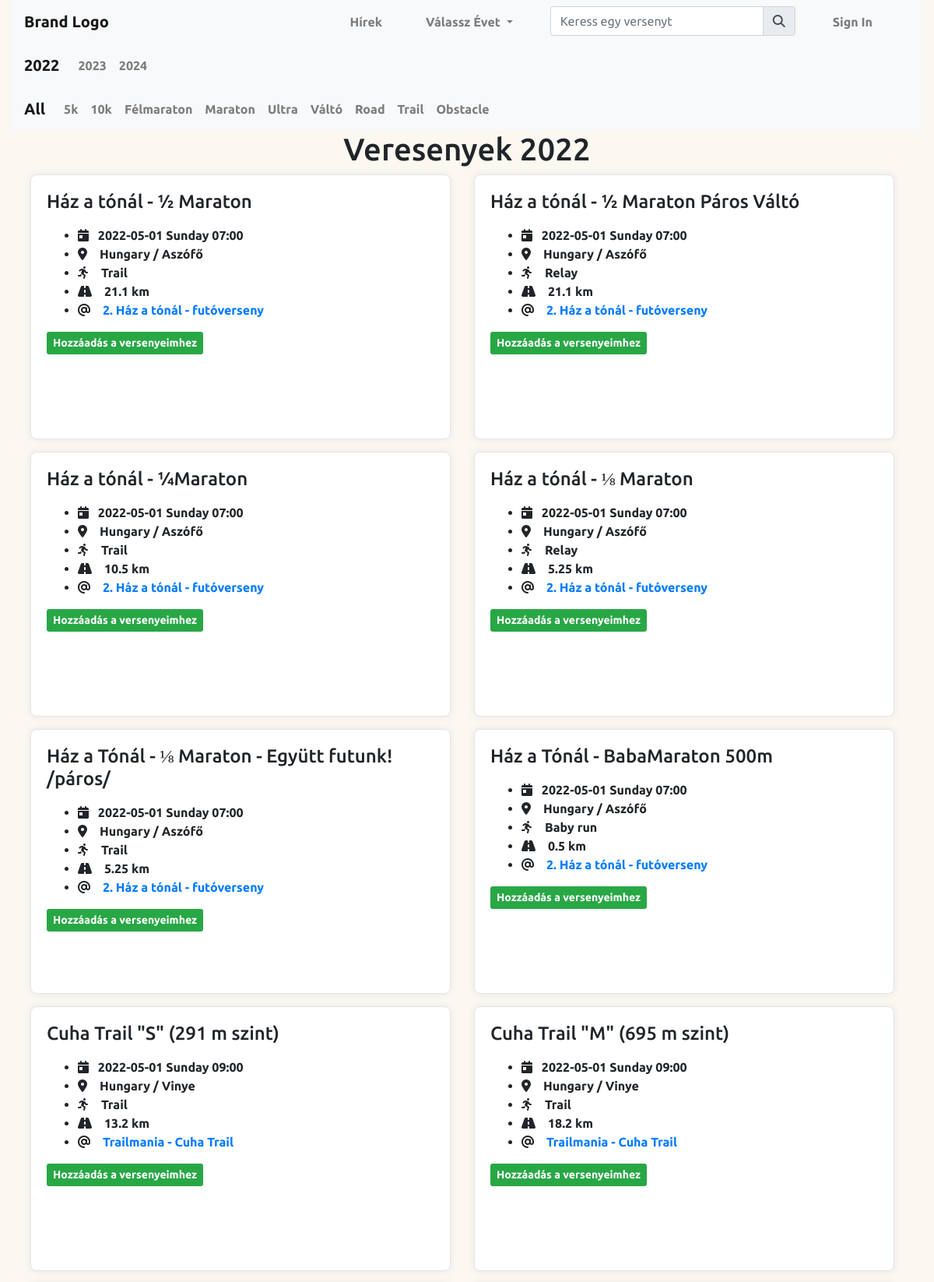
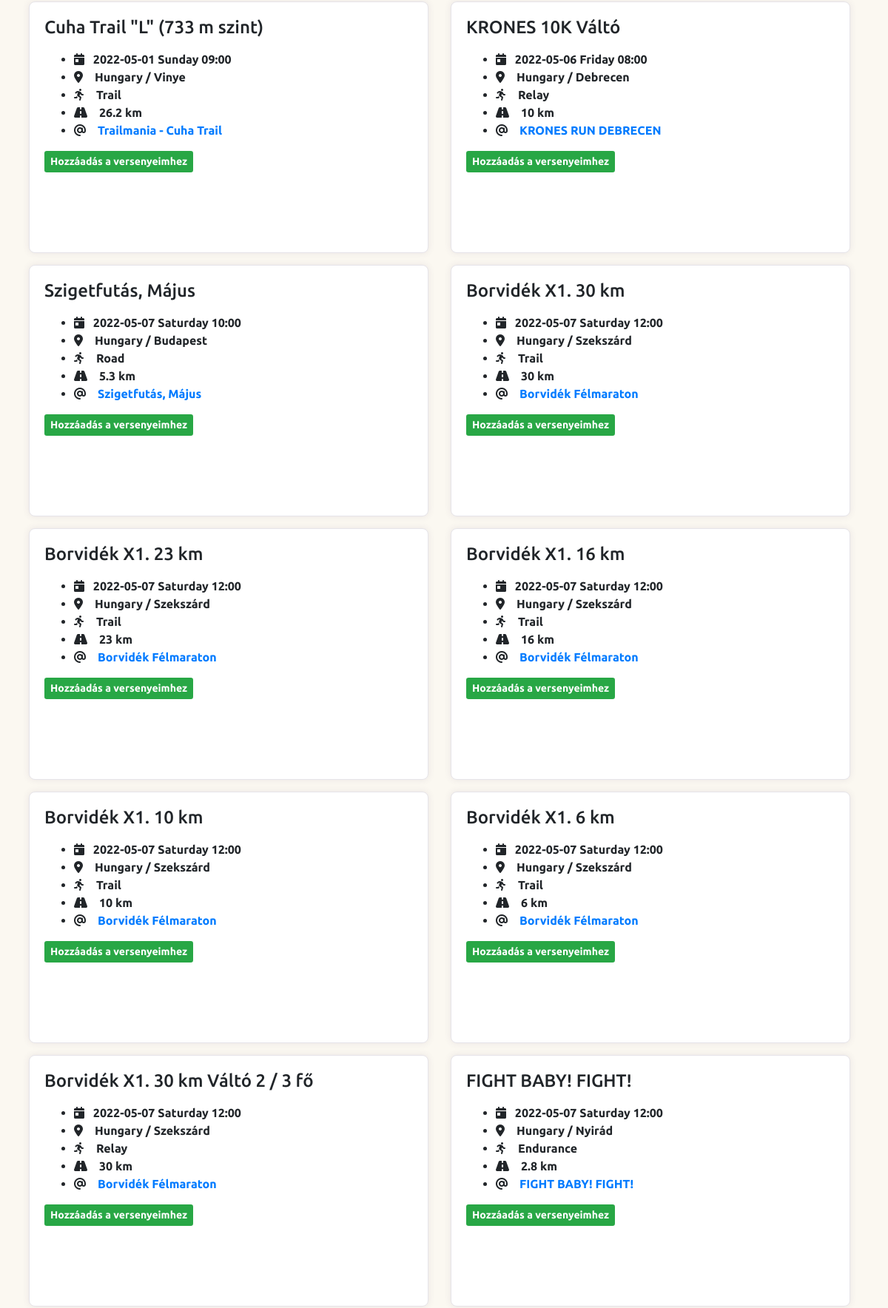
The app's page /races (upper part) with its own data (2 pictures, top to bottom).
### sportscalendar/models.py (models this page shows)
class Race(db.Model):
    id = db.Column(db.Integer, primary_key=True)
    name = db.Column(db.String(150), nullable=False)
    start_date = db.Column(db.DateTime, nullable=False)
    distance = db.Column(db.Float, nullable=False)
    type = db.Column(db.String(50), nullable=False)
    cutoff = db.Column(db.String(50), nullable=True)
    map_url = db.Column(db.String(1500), nullable=True)
    event_id = db.Column(db.Integer, db.ForeignKey('event.id'), nullable=False)

class Event(db.Model):
    id = db.Column(db.Integer, primary_key=True)
    name = db.Column(db.String(150), unique=True, nullable=False)
    event_description = db.Column(db.String(5000), nullable=False)
    city = db.Column(db.String(100), nullable=False)
    country = db.Column(db.String(100), nullable=False)
    start_date = db.Column(db.Date, nullable=False)
    end_date = db.Column(db.Date, nullable=False)
    organizer = db.Column(db.String(120), nullable=False)
    organizer_url = db.Column(db.String(1500), nullable=True)
    gps = db.Column(db.String(5000), nullable=True)
    event_url = db.Column(db.String(1500), nullable=False)
    event_pic_url = db.Column(db.String(1500), nullable=False)
    event_face_url = db.Column(db.String(1500), nullable=True)
    medal_url = db.Column(db.String(1500), nullable=True)
    race_types = db.Column(db.String(500), nullable=True)
    banner_url = db.Column(db.String(5000))
    races = db.relationship("Race", backref="event", lazy=True)

### sportscalendar/routes.py (the view)
@app.route("/races", defaults={'year': datetime.now().strftime("%Y")})
@app.route("/races/<year>", methods=["GET", "POST"])
def races(year):
    if request.args.get('distance') != None:
        dist = int(request.args.get('distance'))
    else:
        dist=0
    typ = request.args.get('type')
    print(dist)
    print(typ)
    year = year
    print(year)
    today_date = datetime.now()
    nextyear = today_date + relativedelta(years=1)
    yearafter = today_date + relativedelta(years=2)
    races= get_races_data(year, distance=dist, type=typ)
    return render_template("races.html",
                           races=races,
                           year=year,
                           thisyear=today_date,
                           nextyear=nextyear,
                           yearafter=yearafter,
                           )

### sportscalendar/routes.py (called while the page is built, shortened)
def get_races_data(year, **kwargs):
    year = year
    for key, value in kwargs.items():
        if key == "distance" and value == 5:
            races = Race.query.order_by(Race.start_date.asc()).filter(and_(
                extract('year', Race.start_date)==year,
                Race.distance <= 9,
                Race.distance >= 5
                )
            )
            break
        else:
            races = Race.query.order_by(Race.start_date.asc()).filter(
                extract('year', Race.start_date)==year)
    return races

### sportscalendar/templates/races.html (shortened to what this page needs)
{% extends "base.html" %}
{% block header %}
<link rel="stylesheet" href="{{ url_for('static', filename='/css/cards.css') }}">
{% endblock %}
{% block content %}
<nav id="race-year-nav" class="navbar navbar-expand-lg navbar-light bg-light">
    <a class="navbar-brand" href='/races/{{ thisyear.strftime("%Y") }}'>{{ thisyear.strftime("%Y") }}</a>
    <div class="collapse navbar-collapse" id="raceyear">
        <ul class="navbar-nav mr-auto">
            <li class="nav-item">
                <a class="nav-link" href='/races/{{ nextyear.strftime("%Y") }}'>{{ nextyear.strftime("%Y") }}</a>
            </li>
            <li class="nav-item">
                <a class="nav-link" href='/races/{{ yearafter.strftime("%Y") }}'>{{ yearafter.strftime("%Y") }}</a>
            </li>
        </ul>
    </div>
</nav>
<nav id="race-filter" class="navbar navbar-expand-lg navbar-light bg-light">
    <a class="navbar-brand" href='{{ url_for("races", year=year) }}'>All</a>
    <div class="collapse navbar-collapse" id="race-filt">
        <ul class="navbar-nav mr-auto">
            <li class="nav-item">
                <a class="nav-link" href='{{ url_for("races", year=year, distance=5) }}'>5k</a>
            </li>
            <li class="nav-item">
                <a class="nav-link" href='{{ url_for("races", year=year, distance=10) }}'>10k</a>
            </li>
            <li class="nav-item">
                <a class="nav-link" href='{{ url_for("races", year=year, distance=21) }}'>Félmaraton</a>
            </li>
            <li class="nav-item">
                <a class="nav-link" href='{{ url_for("races", year=year, distance=42) }}'>Maraton</a>
            </li>
            <li class="nav-item">
                <a class="nav-link" href='{{ url_for("races", year=year, type="Ultra") }}'>Ultra</a>
            </li>
            <li class="nav-item">
                <a class="nav-link" href='{{ url_for("races", year=year, type="Relay") }}'>Váltó</a>
            </li>
            <li class="nav-item">
                <a class="nav-link" href='{{ url_for("races", year=year, type="Road") }}'>Road</a>
            </li>
            <li class="nav-item">
                <a class="nav-link" href='{{ url_for("races", year=year, type="Trail") }}'>Trail</a>
            </li>
            <li class="nav-item">
                <a class="nav-link" href='{{ url_for("races", year=year, type="Obstacle") }}'>Obstacle</a>
            </li>
        </ul>
    </div>
</nav>
<div>
    <h1 class="text-center">Veresenyek {{ year }}</h1>
  <div class="row container-fluid justify-content-md-center">
    {% for race in races %}
     <div class="card mb-3 ml-4" style="width: 540px;">
      <div class="row no-gutters">
        <div class="col-md-12">
          <div class="card-body">
            <h4 class="card-title">{{ race.name }}</h4>
            <p class="card-text">
            <ul class="card-text">
              <li><i class="fa fa-calendar-day"></i><span class="ml-2"> {{ race.start_date.strftime('%Y-%m-%d   %A  %H:%M') }} </span></li>
              <li><i class="fa fa-map-marker-alt"></i><span class="ml-3">{{ race.event.country }} / {{ race.event.city }}</span></li>
              <li><i class="fas fa-running"></i><span class="ml-3">{{ race.type }}</span></li>
              <li><i class="fas fa-road"></i></i><span class="ml-3">{{ "{:g}".format(race.distance) }} km</span></li>
              <li><i class="fas fa-at"></i></i><a href="{{ race.event.event_url }}" class="ml-3" target="_blank">{{ race.event.name }}</a></li>
            </ul>
            </p>
              {% if current_user.is_authenticated == False %}
              <a href="{{ url_for('register') }}" style="float: left;" type="button" class="btn-sm btn-success mb-3">Hozzáadás a versenyeimhez</a>
              {% elif race not in current_user.following %}
                <a href="{{ url_for('add_race', race_id=race.id) }}"><button style="float: left;" type="button" class="btn-sm btn-success mb-3">Hozzáadás a
                                    versenyeimhez
                                </button></a>
              {% else %}
                <a href="{{ url_for('remove_race', race_id=race.id) }}">
                            <button style="float: right;" type="button" class="btn-sm btn-danger mb-3">Törlés a
                                versenyeimből
                            </button></a>
              {% endif %}
          </div>
        </div>
      </div>
    </div>
{% endfor %}
  </div>
{% endblock %}

### sportscalendar/static/css/styles.css (style rules this page uses)
body { font-family: "Ubuntu"; font-weight: bold; font-color: black; max-width: 1280px; margin-right:auto; margin-left:auto; background: #84fab0; background: -webkit-linear-gradient(to right, rgba(132, 250, 176, 0.5), rgba(143, 211, 244, 0.5)); background: linear-gradient(to right, rgba(132, 250, 176, 0.5), rgba(143, 211, 244, 0.5)) }

### sportscalendar/static/css/cards.css (style rules this page uses)
.card { border: 0; box-shadow: 0px 0px 10px 0px rgba(82, 63, 105, 0.1); -webkit-box-shadow: 0px 0px 10px 0px rgba(82, 63, 105, 0.1); -moz-box-shadow: 0px 0px 10px 0px rgba(82, 63, 105, 0.1); -ms-box-shadow: 0px 0px 10px 0px rgba(82, 63, 105, 0.1); }
.card { margin-right:auto; margin-left:auto; position: relative; display: flex; flex-direction: column; width: 340px; height: 340px; word-wrap: break-word; background-color: #ffffff; background-clip: border-box; border: 1px solid #e6e4e9; border-radius: 8px; margin-bottom: 1rem; }

### records on screen
Race: name "Ház a tónál - ½ Maraton", start_date "2022-05-01 Sunday 07:00", event.country "Hungary", event.city "Aszófő", type "Trail", distance "21.1", event.name "2. Ház a tónál - futóverseny"
Race: name "Ház a tónál - ½ Maraton Páros Váltó", start_date "2022-05-01 Sunday 07:00", event.country "Hungary", event.city "Aszófő", type "Relay", distance "21.1", event.name "2. Ház a tónál - futóverseny"
Race: name "Ház a tónál - ¼Maraton", start_date "2022-05-01 Sunday 07:00", event.country "Hungary", event.city "Aszófő", type "Trail", distance "10.5", event.name "2. Ház a tónál - futóverseny"
Race: name "Ház a tónál - ⅛ Maraton", start_date "2022-05-01 Sunday 07:00", event.country "Hungary", event.city "Aszófő", type "Relay", distance "5.25", event.name "2. Ház a tónál - futóverseny"
Race: name "Ház a Tónál - ⅛ Maraton - Együtt futunk! /páros/", start_date "2022-05-01 Sunday 07:00", event.country "Hungary", event.city "Aszófő", type "Trail", distance "5.25", event.name "2. Ház a tónál - futóverseny"
Race: name "Ház a Tónál - BabaMaraton 500m", start_date "2022-05-01 Sunday 07:00", event.country "Hungary", event.city "Aszófő", type "Baby run", distance "0.5", event.name "2. Ház a tónál - futóverseny"
Race: name "Cuha Trail \"S\" (291 m szint)", start_date "2022-05-01 Sunday 09:00", event.country "Hungary", event.city "Vinye", type "Trail", distance "13.2", event.name "Trailmania - Cuha Trail"
Race: name "Cuha Trail \"M\" (695 m szint)", start_date "2022-05-01 Sunday 09:00", event.country "Hungary", event.city "Vinye", type "Trail", distance "18.2", event.name "Trailmania - Cuha Trail"
Race: name "Cuha Trail \"L\" (733 m szint)", start_date "2022-05-01 Sunday 09:00", event.country "Hungary", event.city "Vinye", type "Trail", distance "26.2", event.name "Trailmania - Cuha Trail"
Race: name "KRONES 10K Váltó", start_date "2022-05-06 Friday 08:00", event.country "Hungary", event.city "Debrecen", type "Relay", distance "10", event.name "KRONES RUN DEBRECEN"
Race: name "Szigetfutás, Május", start_date "2022-05-07 Saturday 10:00", event.country "Hungary", event.city "Budapest", type "Road", distance "5.3", event.name "Szigetfutás, Május"
Race: name "Borvidék X1. 30 km", start_date "2022-05-07 Saturday 12:00", event.country "Hungary", event.city "Szekszárd", type "Trail", distance "30", event.name "Borvidék Félmaraton"
Race: name "Borvidék X1. 23 km", start_date "2022-05-07 Saturday 12:00", event.country "Hungary", event.city "Szekszárd", type "Trail", distance "23", event.name "Borvidék Félmaraton"
Race: name "Borvidék X1. 16 km", start_date "2022-05-07 Saturday 12:00", event.country "Hungary", event.city "Szekszárd", type "Trail", distance "16", event.name "Borvidék Félmaraton"
Race: name "Borvidék X1. 10 km", start_date "2022-05-07 Saturday 12:00", event.country "Hungary", event.city "Szekszárd", type "Trail", distance "10", event.name "Borvidék Félmaraton"
Race: name "Borvidék X1. 6 km", start_date "2022-05-07 Saturday 12:00", event.country "Hungary", event.city "Szekszárd", type "Trail", distance "6", event.name "Borvidék Félmaraton"
Race: name "Borvidék X1. 30 km Váltó 2 / 3 fő", start_date "2022-05-07 Saturday 12:00", event.country "Hungary", event.city "Szekszárd", type "Relay", distance "30", event.name "Borvidék Félmaraton"
Race: name "FIGHT BABY! FIGHT!", start_date "2022-05-07 Saturday 12:00", event.country "Hungary", event.city "Nyirád", type "Endurance", distance "2.8", event.name "FIGHT BABY! FIGHT!"

### other values on screen
{{ nextyear.strftime("%Y") }} "2023"
{{ yearafter.strftime("%Y") }} "2024"
{{ year }} "2022"
